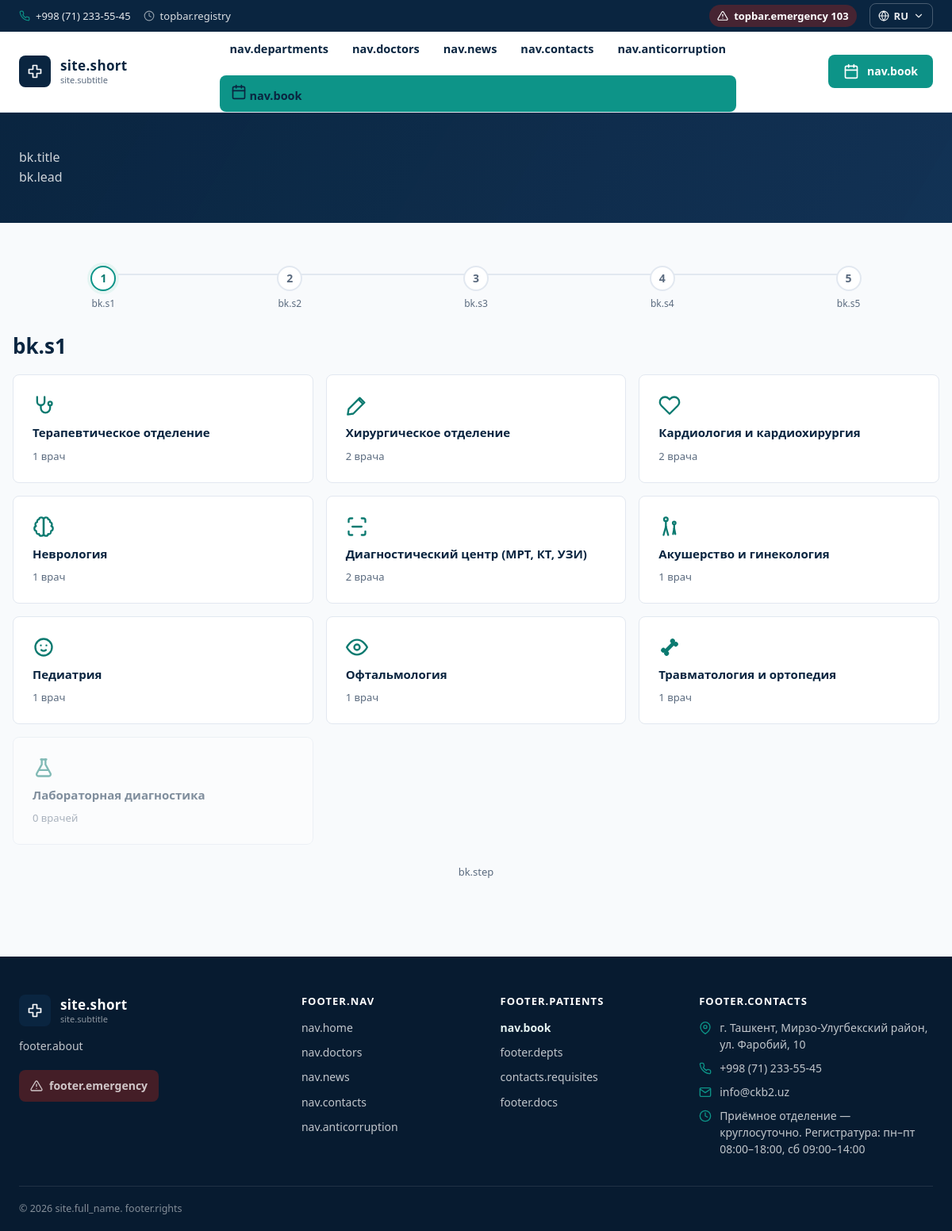
/zapis.php, run on the app's committed database.
### tables this page shows
CREATE TABLE `departments` (
  `id`             INT UNSIGNED  NOT NULL AUTO_INCREMENT,
  `name_ru`        VARCHAR(200)  NOT NULL,
  `name_uz`        VARCHAR(200)  DEFAULT NULL,
  `name_en`        VARCHAR(200)  DEFAULT NULL,
  `slug`           VARCHAR(100)  NOT NULL,
  `description_ru` TEXT          DEFAULT NULL,
  `description_uz` TEXT          DEFAULT NULL,
  `description_en` TEXT          DEFAULT NULL,
  `icon`           VARCHAR(50)   DEFAULT NULL,
  `sort_order`     INT           NOT NULL DEFAULT 0,
  `is_active`      TINYINT(1)    NOT NULL DEFAULT 1,
  `created_at`     TIMESTAMP     NOT NULL DEFAULT CURRENT_TIMESTAMP,
  `updated_at`     TIMESTAMP     NOT NULL DEFAULT CURRENT_TIMESTAMP ON UPDATE CURRENT_TIMESTAMP,
  PRIMARY KEY (`id`),
  UNIQUE KEY `uq_departments_slug` (`slug`)
);

### Lang.php (called while the page is built, shortened)
<?php
final class Lang
{
    private static string $lang = 'ru';
    private static array $dict = [];
    public static function init(): void
    {
        $lang = null;
        if ($lang === null) {
            $lang = $_SESSION['lang'] ?? null;
            if (!is_string($lang) || !in_array($lang, self::SUPPORTED, true)) {
                $lang = $_COOKIE['ckb2_lang'] ?? null;
                if (!is_string($lang) || !in_array($lang, self::SUPPORTED, true)) {
                    $lang = 'ru';
                }
            }
        }
        self::$lang = $lang;
        $file = APP_ROOT . '/includes/lang/' . $lang . '.php';
        self::$dict = is_file($file) ? (require $file) : [];
    }
    public static function current(): string
    {
        return self::$lang;
    }
    public static function t(string $key, int|string|null ...$args): string
    {
        $text = self::$dict[$key] ?? $key;
        if ($args !== []) {
            $text = str_replace(
                ['{n}', '{m}'],
                [(string)($args[0] ?? ''), (string)($args[1] ?? '')],
                $text
            );
        }
        return $text;
    }
    public static function tx(array $row, string $field): string
    {
        $localized = $row[$field . '_' . self::$lang] ?? null;
        if (is_string($localized) && trim($localized) !== '') {
            return $localized;
        }
        return (string)($row[$field . '_ru'] ?? '');
    }
}

### bootstrap.php (called while the page is built, shortened)
<?php
require dirname(__DIR__) . '/config/database.php';
if (!function_exists('__')) {
    function __(string $key, int|string|null ...$args): string
    {
        return Lang::t($key, ...$args);
    }
}

### Helpers.php (called while the page is built, shortened)
<?php
final class Helpers
{
    public static function e(mixed $value): string
    {
        return htmlspecialchars((string)$value, ENT_QUOTES, 'UTF-8');
    }
    public static function plural(int $n, string $kind, ?string $lang = null): string
    {
        $lang ??= Lang::current();
        $n = abs($n);
        if ($lang === 'ru') {
            $forms = [
                'doctor' => ['врач', 'врача', 'врачей'],
                'year'   => ['год', 'года', 'лет'],
            ][$kind] ?? [''];
            return match (true) {
                $n % 10 === 1 => $forms[0],
                $n % 10 >= 2 && $n % 10 <= 4 => $forms[1],
                default => $forms[2],
            };
        }
        return match ($kind) {
            'doctor' => 'shifokor',
            'year'   => 'yil',
            default => '',
        };
    }
}

### Database.php (called while the page is built, shortened)
<?php
final class Database
{
    private static ?PDO $instance = null;
    public static function get(): PDO
    {
        if (self::$instance === null) {
            $dsn = sprintf(
                'mysql:host=%s;port=%s;dbname=%s;charset=%s',
                DB_HOST,
                DB_PORT,
                DB_NAME,
                DB_CHARSET
            );
            try {
                self::$instance = new PDO($dsn, DB_USER, DB_PASS, [
                    PDO::ATTR_ERRMODE            => PDO::ERRMODE_EXCEPTION,
                    PDO::ATTR_DEFAULT_FETCH_MODE => PDO::FETCH_ASSOC,
                    PDO::ATTR_EMULATE_PREPARES   => false,
                    PDO::ATTR_STRINGIFY_FETCHES  => false,
                ]);
            } catch (PDOException $e) {
                error_log('[CKB2] Ошибка подключения к БД: ' . $e->getMessage());
                throw new RuntimeException('Не удалось подключиться к базе данных');
            }
        }
        return self::$instance;
    }
}

### zapis.php (the view, shortened to what this page needs)
<?php
require __DIR__ . '/includes/bootstrap.php';
$st = Database::get()->query(
    "SELECT dep.id, dep.name_ru, dep.name_uz, dep.name_en, dep.icon,
            (SELECT COUNT(*) FROM doctors d
             WHERE d.department_id = dep.id AND d.is_active = 1) AS doctors_count
     FROM departments dep
     WHERE dep.is_active = 1
     ORDER BY dep.sort_order, dep.id"
);
$departments = $st->fetchAll();
require __DIR__ . '/includes/header.php';
?>
<section class="page-hero">
    <div class="container">
        <p class="page-hero__title"><?= __('bk.title') ?></p>
        <p class="page-hero__lead"><?= __('bk.lead') ?></p>
    </div>
</section>
<div class="container booking" data-booking>
    <ol class="booking-progress" data-progress aria-hidden="true">
        <?php foreach ([__('bk.s1'), __('bk.s2'), __('bk.s3'), __('bk.s4'), __('bk.s5')] as $i => $label): ?>
            <li class="booking-progress__item<?= $i === 0 ? ' is-active' : '' ?>">
                <span class="booking-progress__num"><?= $i + 1 ?></span>
                <span class="booking-progress__label"><?= Helpers::e($label) ?></span>
            </li>
        <?php endforeach; ?>
    </ol>
    <div class="booking-steps">
        <section class="booking-step is-active" data-step="1" aria-label="<?= Helpers::e(__('bk.s1')) ?>">
            <h2 class="booking-step__title"><?= __('bk.s1') ?></h2>
            <div class="dept-tiles">
                <?php foreach ($departments as $dep):
                    $depName  = Lang::tx($dep, 'name');
                    $depCount = (int)$dep['doctors_count'];
                    $depIcon  = (string)($dep['icon'] ?? 'cross');
                    ?>
                    <button type="button"
                            class="dept-tile<?= $depCount === 0 ? ' is-empty' : '' ?>"
                            data-department-id="<?= (int)$dep['id'] ?>"
                            data-department-name="<?= Helpers::e($depName) ?>"
                            <?= $depCount === 0 ? 'disabled' : '' ?>>
                        <svg class="icon"><use href="#i-<?= Helpers::e($depIcon) ?>"/></svg>
                        <span class="dept-tile__name"><?= Helpers::e($depName) ?></span>
                        <span class="dept-tile__count"><?= (int)$depCount ?> <?= Helpers::e(Helpers::plural($depCount, 'doctor')) ?></span>
                    </button>
                <?php endforeach; ?>
            </div>
        </section>
    </div>
    <p class="booking-stepinfo" data-step-info aria-live="polite"><?= Helpers::e(__('bk.step', 1)) ?></p>
</div>
<?php require __DIR__ . '/includes/footer.php'; ?>

### data on the page
departments: name_ru "Терапевтическое отделение", depCount "1", depCount "врач"
departments: name_ru "Хирургическое отделение", depCount "2", depCount "врача"
departments: name_ru "Кардиология и кардиохирургия", depCount "2", depCount "врача"
departments: name_ru "Неврология", depCount "1", depCount "врач"
departments: name_ru "Диагностический центр (МРТ, КТ, УЗИ)", depCount "2", depCount "врача"
departments: name_ru "Акушерство и гинекология", depCount "1", depCount "врач"
departments: name_ru "Педиатрия", depCount "1", depCount "врач"
departments: name_ru "Офтальмология", depCount "1", depCount "врач"
departments: name_ru "Травматология и ортопедия", depCount "1", depCount "врач"
departments: name_ru "Лабораторная диагностика", depCount "0", depCount "врачей"

### other printed values
Helpers::e(Helpers::formatPhone($phoneRegistry)) "+998 (71) 233-55-45"
Helpers::e(__('topbar.registry')) "topbar.registry"
__('topbar.emergency') "topbar.emergency"
Helpers::e($phoneEmergency) "103"
Helpers::e(strtoupper($currentLang)) "RU"
__('site.short') "site.short"
Helpers::e(__('site.subtitle')) "site.subtitle"
Helpers::e($item['label']) "nav.departments"
Helpers::e($item['label']) "nav.doctors"
Helpers::e($item['label']) "nav.news"
Helpers::e($item['label']) "nav.contacts"
Helpers::e($item['label']) "nav.anticorruption"
__('nav.book') "nav.book"
__('bk.title') "bk.title"
__('bk.lead') "bk.lead"
